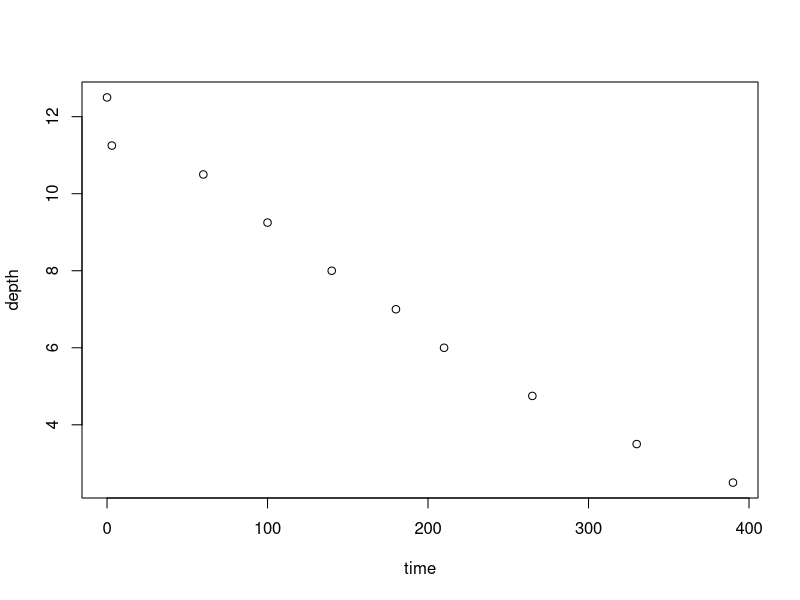
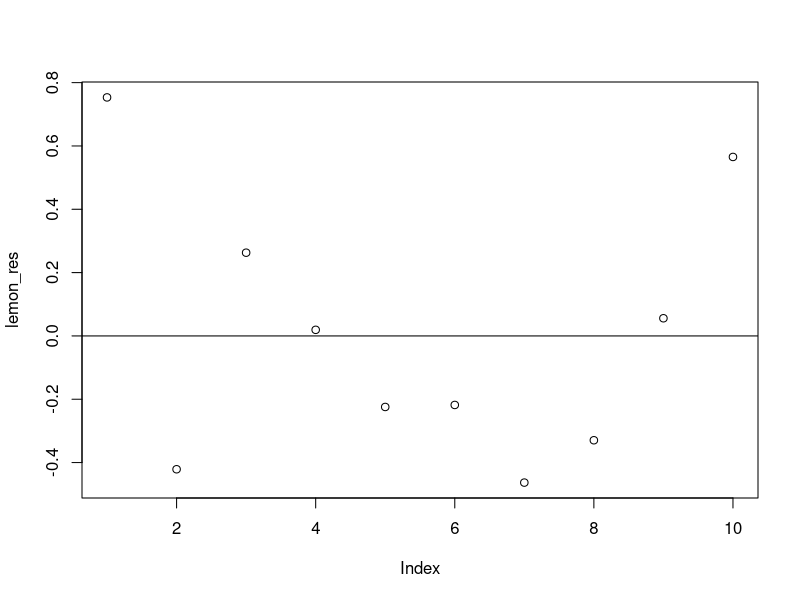
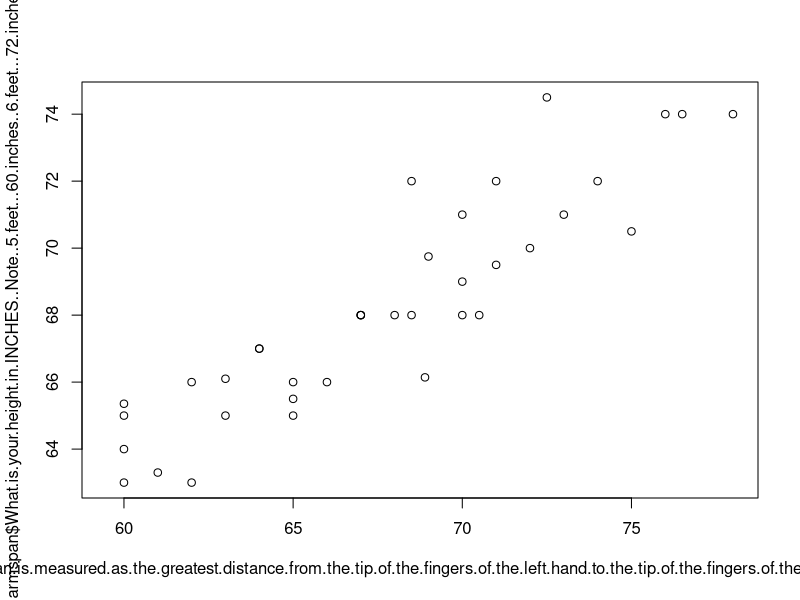

R code for these plots, in order:
## ---- chunk 1
time <- c(0,3,60,100,140,180,210,265,330,390)
depth <- c(12.5,11.25,10.5,9.25,8,7,6,4.75,3.5,2.5)
plot(depth ~ time)
## ---- chunk 2
lemon <- lm(depth ~ time)
lemon_res <- resid(lemon)
plot(lemon_res)
abline(0,0)
## ---- chunk 3
armspan <- read.csv('Armspan 2022 raw distribute.csv')
head(armspan)
str(armspan)
plot(armspan$What.is.your.height.in.INCHES..Note..5.feet...60.inches..6.feet...72.inches. ~ armspan$What.is.your.armspan.in.INCHES...Armspan.is.measured.as.the.greatest.distance.from.the.tip.of.the.fingers.of.the.left.hand.to.the.tip.of.the.fingers.of.the.right.when.your.arms.are.extended..parallel.to.the.ground.)
